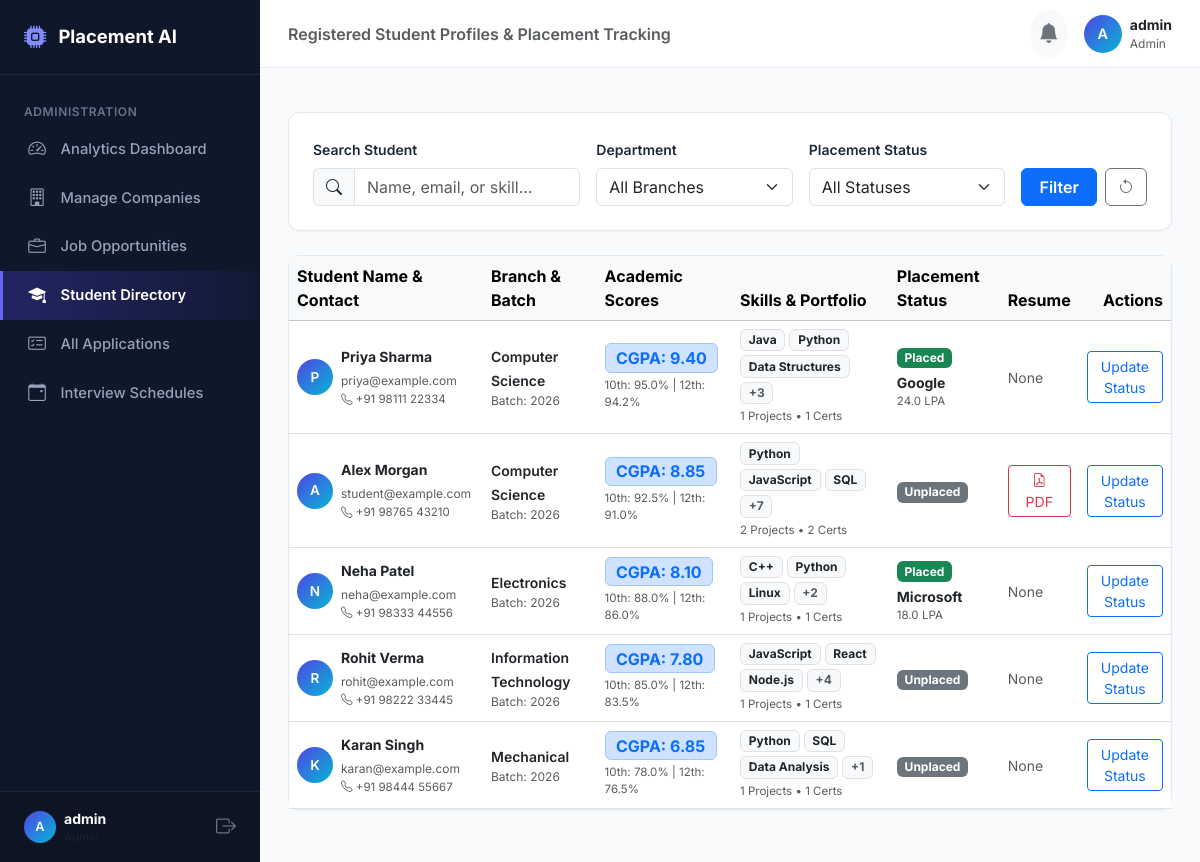
/admin/students (signed in), run on the app's committed database.
### models.py (models this page shows, shortened)
class StudentProfile(db.Model):
    __tablename__ = 'student_profiles'
    id = db.Column(db.Integer, primary_key=True)
    user_id = db.Column(db.Integer, db.ForeignKey('users.id', ondelete='CASCADE'), nullable=False, unique=True)
    full_name = db.Column(db.String(120), nullable=False)
    phone = db.Column(db.String(20), nullable=True)
    department = db.Column(db.String(100), nullable=False, default='Computer Science')
    college = db.Column(db.String(150), nullable=False, default='Engineering Institute of Technology')
    graduation_year = db.Column(db.Integer, nullable=False, default=2026)
    cgpa = db.Column(db.Float, nullable=False, default=0.0)
    tenth_pct = db.Column(db.Float, nullable=True)
    twelfth_pct = db.Column(db.Float, nullable=True)
    resume_filename = db.Column(db.String(255), nullable=True)
    resume_extracted_text = db.Column(db.Text, nullable=True)
    placement_status = db.Column(db.String(50), default='Unplaced')  # 'Unplaced', 'Placed', 'Opted Out'
    placed_company = db.Column(db.String(100), nullable=True)
    placed_package = db.Column(db.Float, nullable=True)
    created_at = db.Column(db.DateTime, default=datetime.utcnow)
    updated_at = db.Column(db.DateTime, default=datetime.utcnow, onupdate=datetime.utcnow)
    skills = db.relationship('Skill', backref='student', cascade='all, delete-orphan')
    projects = db.relationship('Project', backref='student', cascade='all, delete-orphan')
    certifications = db.relationship('Certification', backref='student', cascade='all, delete-orphan')
    applications = db.relationship('Application', backref='student', cascade='all, delete-orphan')
    interviews = db.relationship('Interview', backref='student', cascade='all, delete-orphan')

class User(db.Model):
    __tablename__ = 'users'
    id = db.Column(db.Integer, primary_key=True)
    username = db.Column(db.String(80), unique=True, nullable=False)
    email = db.Column(db.String(120), unique=True, nullable=False)
    password_hash = db.Column(db.String(255), nullable=False)
    role = db.Column(db.String(20), nullable=False, default='student')  # 'student', 'admin', 'company'
    created_at = db.Column(db.DateTime, default=datetime.utcnow)
    student_profile = db.relationship('StudentProfile', backref='user', uselist=False, cascade='all, delete-orphan')
    company_profile = db.relationship('Company', backref='user', uselist=False, cascade='all, delete-orphan')
    notifications = db.relationship('Notification', backref='user', lazy='dynamic', cascade='all, delete-orphan', order_by='Notification.created_at.desc()')

class Skill(db.Model):
    __tablename__ = 'skills'
    id = db.Column(db.Integer, primary_key=True)
    student_id = db.Column(db.Integer, db.ForeignKey('student_profiles.id', ondelete='CASCADE'), nullable=False)
    skill_name = db.Column(db.String(80), nullable=False)
    proficiency = db.Column(db.String(20), default='Intermediate')  # Beginner, Intermediate, Advanced

### routes/admin.py (the view, shortened to what this page needs)
@admin_bp.route('/students')
@role_required('admin')
def students():
    department = request.args.get('department', '').strip()
    status = request.args.get('status', '').strip()
    search = request.args.get('search', '').strip().lower()
    query = StudentProfile.query
    if department:
        query = query.filter(StudentProfile.department == department)
    if status:
        query = query.filter(StudentProfile.placement_status == status)
    all_students = query.order_by(StudentProfile.cgpa.desc()).all()
    departments = sorted(list(set([s.department for s in StudentProfile.query.all() if s.department])))
    return render_template('admin/students.html', students=all_students, departments=departments, selected_dept=department, selected_status=status, search=search)

### templates/admin/students.html (shortened to what this page needs)
{% extends 'base.html' %}
{% block page_heading %}Registered Student Profiles & Placement Tracking{% endblock %}
{% block content %}
<div class="container-fluid px-0">
    <div class="card-modern p-4 mb-4">
        <form method="GET" action="{{ url_for('admin.students') }}">
            <div class="row g-3 align-items-end">
                <div class="col-md-4">
                    <label class="form-label small fw-semibold">Search Student</label>
                    <div class="input-group">
                        <span class="input-group-text bg-light"><i class="bi bi-search"></i></span>
                        <input type="text" name="search" class="form-control" placeholder="Name, email, or skill..." value="{{ search }}">
                    </div>
                </div>
                <div class="col-md-3">
                    <label class="form-label small fw-semibold">Department</label>
                    <select name="department" class="form-select">
                        <option value="">All Branches</option>
                    </select>
                </div>
                <div class="col-md-3">
                    <label class="form-label small fw-semibold">Placement Status</label>
                    <select name="status" class="form-select">
                        <option value="">All Statuses</option>
                    </select>
                </div>
                <div class="col-md-2 d-flex gap-2">
                    <button type="submit" class="btn btn-primary flex-grow-1 fw-semibold">Filter</button>
                    <a href="{{ url_for('admin.students') }}" class="btn btn-outline-secondary" title="Reset"><i class="bi bi-arrow-counterclockwise"></i></a>
                </div>
            </div>
        </form>
    </div>
    <div class="card-modern p-0">
        <div class="table-responsive">
            <table class="table table-hover align-middle mb-0">
                <thead class="table-light">
                    <tr>
                        <th>Student Name & Contact</th>
                        <th>Branch & Batch</th>
                        <th>Academic Scores</th>
                        <th>Skills & Portfolio</th>
                        <th>Placement Status</th>
                        <th>Resume</th>
                        <th class="text-end">Actions</th>
                    </tr>
                </thead>
                <tbody>
                    {% for s in students %}
                    <tr>
                        <td>
                            <div class="d-flex align-items-center gap-2">
                                <div class="navbar-user-avatar" style="width:36px; height:36px; font-size:0.85rem;">
                                    {{ s.full_name[:1].upper() }}
                                </div>
                                <div>
                                    <strong class="d-block small text-dark">{{ s.full_name }}</strong>
                                    <span class="text-muted" style="font-size:0.75rem;">{{ s.user.email if s.user else '' }}</span>
                                    {% if s.phone %}
                                    <span class="text-muted d-block" style="font-size:0.72rem;"><i class="bi bi-telephone"></i> {{ s.phone }}</span>
                                    {% endif %}
                                </div>
                            </div>
                        </td>
                        <td>
                            <span class="fw-semibold small text-dark">{{ s.department }}</span>
                            <span class="text-muted d-block" style="font-size:0.75rem;">Batch: {{ s.graduation_year }}</span>
                        </td>
                        <td>
                            <span class="badge bg-primary-subtle text-primary border border-primary-subtle fs-6">
                                CGPA: {{ "%.2f"|format(s.cgpa) }}
                            </span>
                            <div class="text-muted mt-1" style="font-size:0.72rem;">
                                10th: {{ s.tenth_pct or '—' }}% | 12th: {{ s.twelfth_pct or '—' }}%
                            </div>
                        </td>
                        <td>
                            <div class="d-flex flex-wrap gap-1" style="max-width: 250px;">
                                {% for sk in s.skills[:3] %}
                                    <span class="badge bg-light text-dark border small">{{ sk.skill_name }}</span>
                                {% endfor %}
                                {% if s.skills|length > 3 %}
                                    <span class="badge bg-light text-muted border small">+{{ s.skills|length - 3 }}</span>
                                {% endif %}
                            </div>
                            <span class="text-muted d-block mt-1" style="font-size:0.72rem;">
                                {{ s.projects|length }} Projects • {{ s.certifications|length }} Certs
                            </span>
                        </td>
                        <td>
                            {% if s.placement_status == 'Placed' %}
                                <span class="badge bg-success">Placed</span>
                                <span class="d-block small text-dark fw-bold mt-1">{{ s.placed_company }}</span>
                                <span class="d-block text-muted" style="font-size:0.72rem;">{{ s.placed_package }} LPA</span>
                            {% elif s.placement_status == 'Opted Out' %}
                                <span class="badge bg-warning text-dark">Opted Out</span>
                            {% else %}
                                <span class="badge bg-secondary">Unplaced</span>
                            {% endif %}
                        </td>
                        <td>
                            {% if s.resume_filename %}
                                <a href="{{ url_for('uploaded_resume', filename=s.resume_filename) }}" target="_blank" class="btn btn-sm btn-outline-danger py-1 px-2" title="Download PDF Resume">
                                    <i class="bi bi-file-earmark-pdf"></i> PDF
                                </a>
                            {% else %}
                                <span class="text-muted small">None</span>
                            {% endif %}
                        </td>
                        <td class="text-end">
                            <button class="btn btn-sm btn-outline-primary" data-bs-toggle="modal" data-bs-target="#updatePlacementModal{{ s.id }}">
                                Update Status
                            </button>
                        </td>
                    </tr>
                    {% endfor %}
                </tbody>
            </table>
        </div>
    </div>
</div>
{% endblock %}

### data on the page
StudentProfile: full_name "P", full_name "Priya Sharma", user "priya@example.com", phone "+91 98111 22334", department "Computer Science", graduation_year "2026", cgpa "9.40", tenth_pct "95.0", twelfth_pct "94.2", skills|length "3", projects|length "1", certifications|length "1", placed_company "Google", placed_package "24.0", shows "None"
Skill: skill_name "Java"
Skill: skill_name "Python"
Skill: skill_name "Data Structures"
StudentProfile: full_name "A", full_name "Alex Morgan", user "student@example.com", phone "+91 98765 43210", department "Computer Science", graduation_year "2026", cgpa "8.85", tenth_pct "92.5", twelfth_pct "91.0", skills|length "7", projects|length "2", certifications|length "2", placement_status "Unplaced"
Skill: skill_name "Python"
Skill: skill_name "JavaScript"
Skill: skill_name "SQL"
StudentProfile: full_name "N", full_name "Neha Patel", user "neha@example.com", phone "+91 98333 44556", department "Electronics", graduation_year "2026", cgpa "8.10", tenth_pct "88.0", twelfth_pct "86.0", skills|length "2", projects|length "1", certifications|length "1", placed_company "Microsoft", placed_package "18.0", shows "None"
Skill: skill_name "C++"
Skill: skill_name "Python"
Skill: skill_name "Linux"
StudentProfile: full_name "R", full_name "Rohit Verma", user "rohit@example.com", phone "+91 98222 33445", department "Information Technology", graduation_year "2026", cgpa "7.80", tenth_pct "85.0", twelfth_pct "83.5", skills|length "4", projects|length "1", certifications|length "1", placement_status "Unplaced", shows "None"
Skill: skill_name "JavaScript"
Skill: skill_name "React"
Skill: skill_name "Node.js"
StudentProfile: full_name "K", full_name "Karan Singh", user "karan@example.com", phone "+91 98444 55667", department "Mechanical", graduation_year "2026", cgpa "6.85", tenth_pct "78.0", twelfth_pct "76.5", skills|length "1", projects|length "1", certifications|length "1", placement_status "Unplaced", shows "None"
Skill: skill_name "Python"
Skill: skill_name "SQL"
Skill: skill_name "Data Analysis"

### other printed values
{{ session.get('username', 'U')[:1].upper() }} "A"
{{ session.get('display_name', session.get('username')) }} "admin"
{{ session.get('user_role', '').capitalize() }} "Admin"
